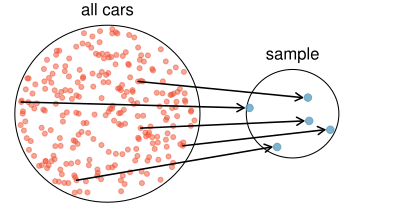

Recreate this plot in R.
library(openintro)
data(COL)



set.seed(52)
myPDF("popToSample.pdf", 4, 2.1, mar=c(0,0,0,0))

plot(c(0,2), c(0,1.1), type='n', axes=F)
temp <- seq(0, 2*pi, 2*pi/100)
x <- 0.5+0.5*cos(temp)
y <- 0.5+0.5*sin(temp)
lines(x,y)

s <- matrix(runif(700), ncol=2)
S <- matrix(NA, 350, 2)
j <- 0
for(i in 1:dim(s)[1]){
	if(sum((s[i,] - .5)^2) < .23){
		j <- j+1
		S[j,] <- s[i,]
	}
}
points(S, col=COL[4,3], pch=20)
text(0.5, 1, 'all cars', pos=3)

set.seed(50)
N <- sample(j, 25)
lines((x-0.5)/2+1.5, (y-.5)/2+.5, pch=20)

SS <- (S[N,]-0.5)/2 + 0.5
points(SS[c(2,5,11,10,12),1]+1, SS[c(2,5,11,10,12),2], col=COL[1,2], pch=20, cex=1.5)
text(1.5, 0.75, 'sample', pos=3)

for(i in c(2,5,11,10,12)){
	arrows(S[N[i],1], S[N[i],2], SS[i,1]+1-0.03, SS[i,2], length=0.08, col=COL[5], lwd=1.5)
}

dev.off()
